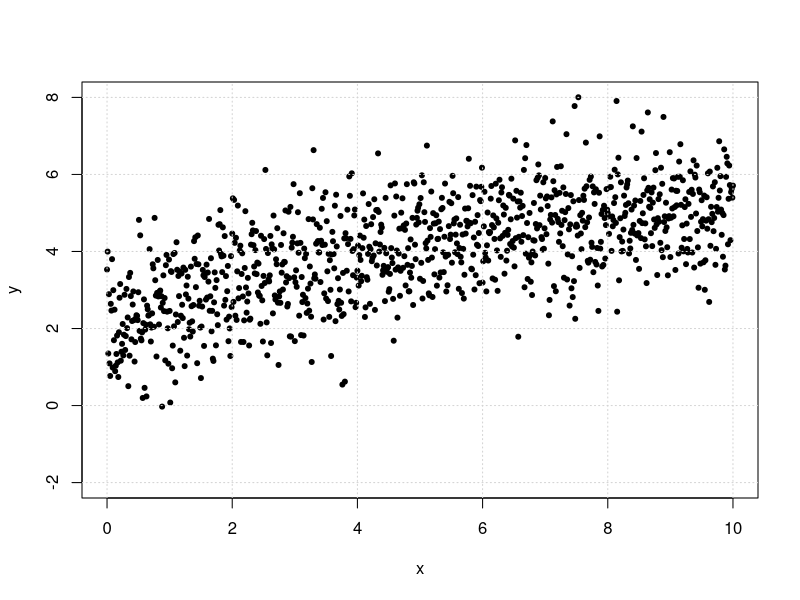
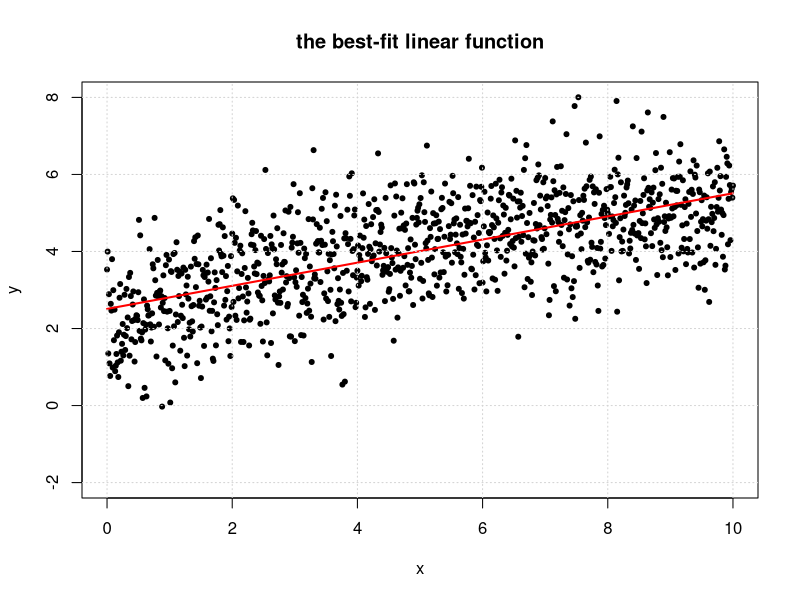
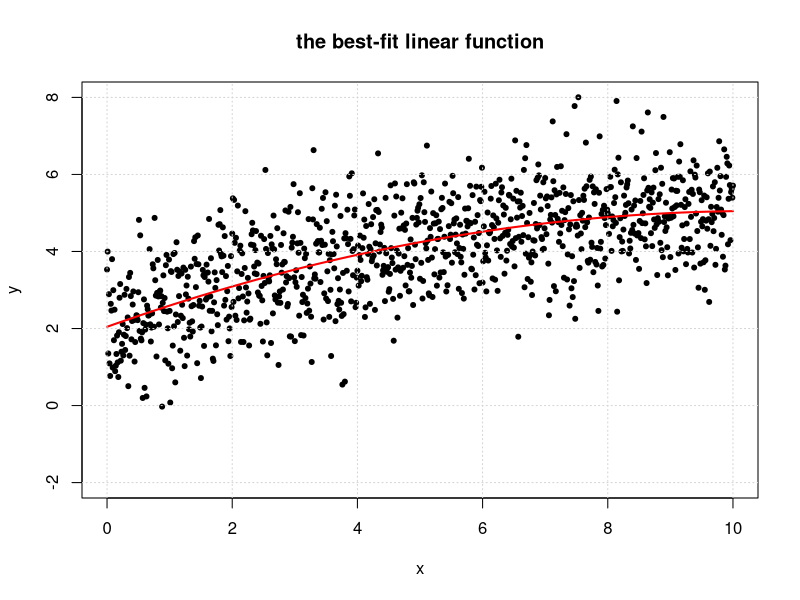

These figures' R source, in order:
## ---- chunk 1
n = 1000
x = seq(0,10,by=10/n)
y = 2 + .6*x -.03*x^2+ rnorm(n+1,0,1)
plot(x,y,pch=20,ylim=c(-2,8))
grid()
## ---- chunk 2
(A = cbind(x^0,x))
## ---- chunk 3
t(A) %*% A
t(A) %*% y
(xhat = solve(t(A) %*% A,t(A) %*% y))
## ---- chunk 4

#plot the original set of points
plot(x,y,pch=20,xlim=c(0,10),ylim=c(-2,8), main='the best-fit linear function')

# generate points for the fitted line and plot it
tt = seq(0,10,len=100)  
lines(tt,xhat[1]+xhat[2]*tt,col='red',lwd=2)

grid()
## ---- chunk 5
(A = cbind(x^0,x,x^2))
## ---- chunk 6
t(A) %*% A
t(A) %*% y
(xhat = solve(t(A) %*% A,t(A) %*% y))
## ---- chunk 7

#plot the original set of points
plot(x,y,pch=20,xlim=c(0,10),ylim=c(-2,8), main='the best-fit linear function')

# generate points for the fitted line and plot it
tt = seq(0,10,len=100)  
lines(tt,xhat[1]+xhat[2]*tt++xhat[3]*tt^2,col='red',lwd=2)

grid()
